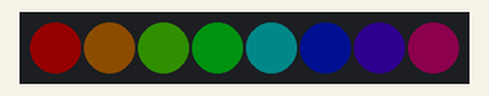
A sketch run on a simulated Arduino Uno, built with avr-gcc and run on an emulated ATmega328P. On the bench: 8 RGB LEDs in strip order, left to right. Dim RGB values are drawn brighter than linear; the strip is taken to match the declared colour order.

Above: at 0.15 s.
At 4.67 s:
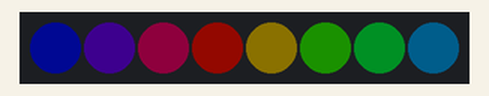
At 9.8 s:
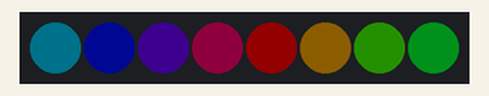
At 20.06 s:
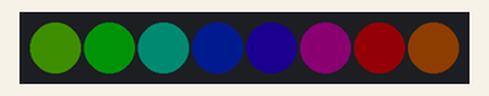
At 30.02 s:
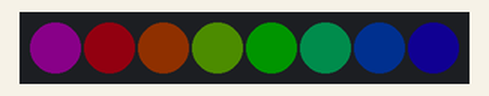
At 39.68 s:
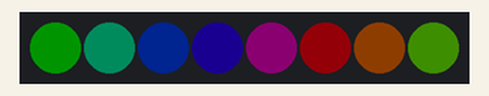
Timing chart, 0 to 40.0 s (numbered marks = the images above):
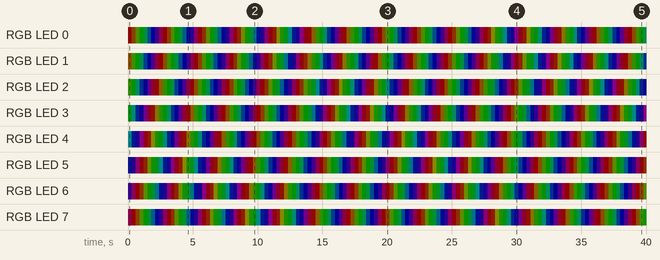

The sketch:

neo-pixel-rgb.ino
```cpp
# include <Adafruit_NeoPixel.h>
# define PIN 16
# define NUM_PIXELS 8
int red = 0;
int blue = 0;
int green = 0;
Adafruit_NeoPixel strip(NUM_PIXELS, PIN, NEO_RGB + NEO_KHZ800);

void setup() {
  strip.begin();
  strip.setBrightness(20);
}

void loop() {
  for (int j = 0; j < 256 * 5; j++) {
    for (int i = 0; i < NUM_PIXELS; i++) {
      wheel(((i * 256 / 8) + j)%255);
      strip.setPixelColor(i, strip.Color(red, green, blue));
    }
    strip.show();
    delay(10);
  }
}

void wheel(byte position) {
  position = 255 - position;
  if (position < 85) {
    red = 255 - position * 3;
    blue = position * 3;
    green = 0;
  }
  else if (position < 170) {
    position -= 85;  // convert position to its relative phase 0-84 steps
    red = 0;
    blue = 255 - position * 3;
    green = position * 3;
  }
  else {
    position -= 170;
    red = position * 3;
    blue = 0;
    green = 255 - position * 3;
  }
}
```

Measured:
- by itself, RGB LED 0: off → RGB(20, 0, 0) at 0.00 s, → RGB(14, 6, 0) 0.30 s later, → RGB(7, 13, 0) 0.30 s later, → RGB(0, 20, 0) 0.30 s later, … (133 changes in this stretch)
- by itself, RGB LED 1: off → RGB(13, 7, 0) at 0.00 s, → RGB(6, 14, 0) 0.30 s later, → RGB(0, 20, 0) 0.30 s later, → RGB(0, 13, 7) 0.30 s later, … (133 changes in this stretch)
